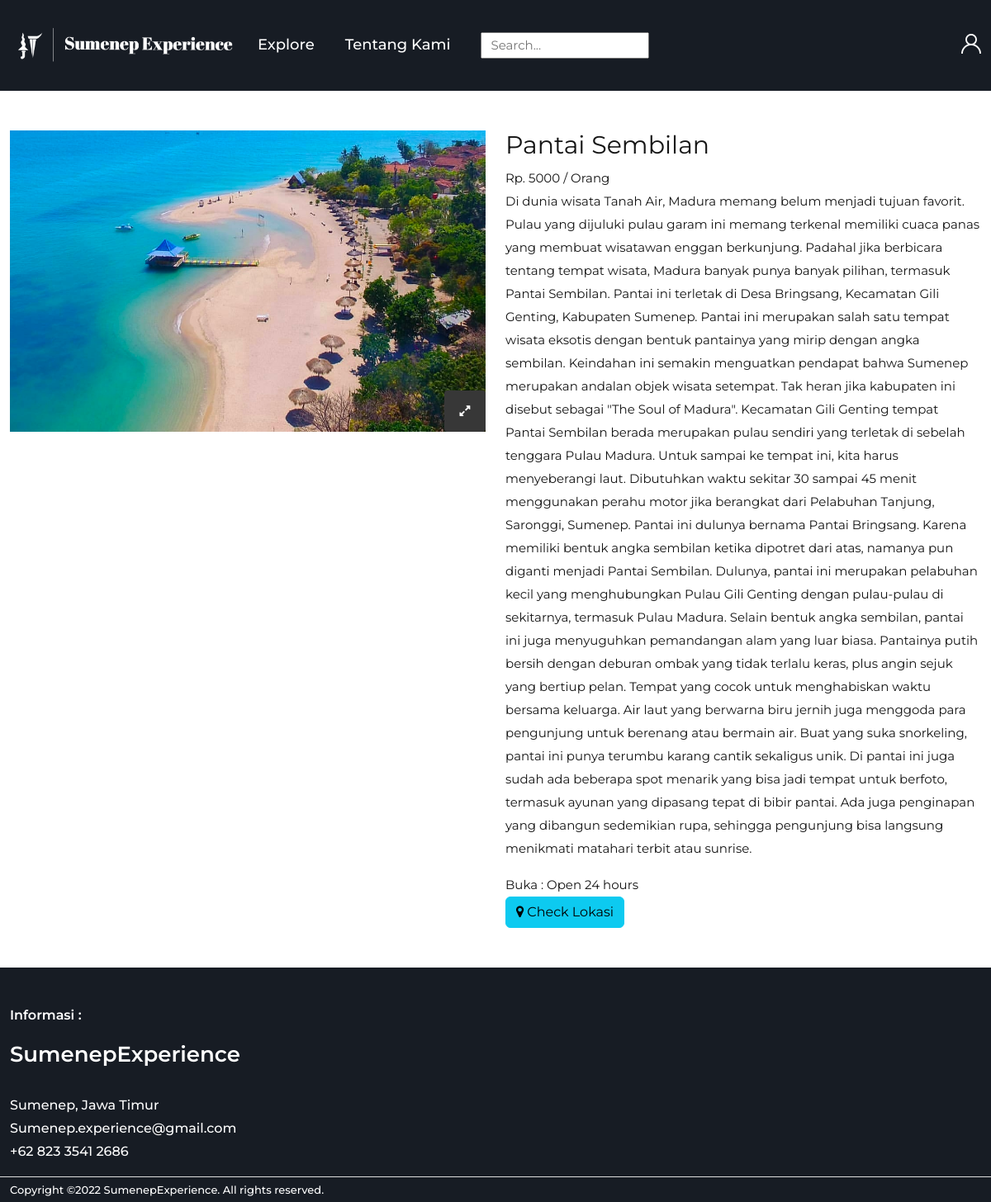
/detail.php?kode_wisata=3, run on the app's committed database.
### tables this page shows
CREATE TABLE `wisata` (
  `kd_wisata` int(11) NOT NULL,
  `nama_wisata` varchar(100) NOT NULL,
  `gambar` varchar(100) NOT NULL,
  `gambar_L` varchar(100) NOT NULL,
  `harga_tiket` int(11) NOT NULL,
  `deskripsi_wisata` text NOT NULL,
  `open_closes` varchar(100) DEFAULT NULL,
  `gmaps` varchar(255) DEFAULT NULL
);

### detail.php (the view, shortened to what this page needs)
<!doctype html>
<html class="no-js" lang="zxx">
<head>
    <link href="https://cdn.jsdelivr.net/npm/bootstrap@5.2.3/dist/css/bootstrap.min.css" rel="stylesheet"
>
    <link rel="stylesheet" href="assets/css/vendor/iconfont.min.css">
    <link rel="stylesheet" href="assets/css/plugins/plugins.css">
    <link rel="stylesheet" href="assets/css/style.css">
</head>
<body>
    <?php
    require 'connect.php';
    if (isset($_GET['kode_wisata'])) {
        $id = $_GET['kode_wisata'];
        $sql = "SELECT * FROM wisata WHERE kd_wisata='$id'";
        $result = mysqli_query($con, $sql);
        $wisata = mysqli_fetch_object($result);
    }
    ?>
    <div id="main-wrapper">
        <?php include "header_web.php" ?>
        <div class="single-product-section section pt-5 pb-5">
            <div class="container">
                <div class="row">
                    <div class="col-12">
                        <div class="shop-area">
                            <div class="row">
                                <div class="col-md-6 pr-35 pr-lg-15 pr-md-15 pr-sm-15 pr-xs-15">
                                    <div class="product-details-left">
                                        <div class="product-details-images">
                                            <div class="lg-image">
                                                <img src="./myimg/sumenep/<?php echo $wisata->gambar; ?>" alt="">
                                                <a href="./myimg/sumenep/<?php echo $wisata->gambar; ?>" class="popup-img venobox" data-gall="myGallery"><i class="fa fa-expand"></i></a>
                                            </div>
                                        </div>
                                    </div>
                                </div>
                                <div class="col-md-6">
                                    <h2><?php echo $wisata->nama_wisata; ?></h2>
                                    <div class="single-product-price">
                                        <span class="price new-price">Rp. <?php echo $wisata->harga_tiket; ?> / Orang</span>
                                    </div>
                                    <div class="product-description">
                                        <p><?php echo $wisata->deskripsi_wisata; ?></p>
                                        <p>Buka : <?php echo $wisata->open_closes ?></p>
                                    </div>
                                    <?php
                                    if (isset($_SESSION['status'])) {
                                        $kode = "?kode_wisata=" . $wisata->kd_wisata;
                                    } else {
                                        $kode = "";
                                    }
                                    ?>
                                    <div class="single-product-quantity">
                                        <form class="add-quantity" action="lokasi.php<?php echo $kode; ?>" method="POST">
                                            <div class="add-to-link">
                                                <button class="btn btn-info">
                                                    <a class="fa fa-map-marker" href="lokasi.php<?php echo $kode; ?>"></a> Check Lokasi</button>
                                            </div>
                                        </form>
                                    </div>
                                </div>
                            </div>
                        </div>
                    </div>
                </div>
            </div>
        </div>
        <?php include "footer.php" ?>
    </div>
</body>
</html>

### header_web.php (shortened to what this page needs)
<header class="header header-transparent header-sticky  d-lg-block d-none">
    <div class="header-deafult-area" style="background-color: #171c24;">
        <div class="container" style="color: white;">
            <div class="row align-items-center">
                <div class="col-xl-3 col-lg-2 col-md-4 col-12">
                    <div class="logo-area">
                        <a href="index.php"><img src="./myimg/Sumenep Experience-logos_white2.png" alt=""></a>
                    </div>
                </div>
                <div class="col-xl-6 col-lg-6 col-md-4 d-none d-lg-block col-12">
                    <div class="header-menu-area text-center" >
                        <nav class="main-menu">
                            <ul>
                                <li><a href="explore.php" style="color: white">Explore</a>
                                </li>
                                <li><a href="about.php" style="color: white">Tentang Kami</a>
                                </li>
                                <li style="height: 110px; display: flex; align-items: center;"><input type="text" name="search" id="search" placeholder="Search..." style="padding: 0 10px;"></li>
                            </ul>
                        </nav>
                    </div>
                </div>
                <div class="col-xl-3 col-lg-4 col-md-5 col-12" >
                    <div class="header-search-cart-area">
                        <ul>
                            <li class="currency-menu"><a href="akun.php"><i class="flaticon-user" style="color: white"></i></a>
                                </li>
                        </ul>
                     </div>
                    </div>
                </div>
            </div>
        </div>
</header>

### footer.php
<footer class="footer-section section bg-gray">
    <div class="footer-top section pt-5 pb-3"
    style="background-color:#171c24; color: white">
        <div class="container">
            <div class="row">
                <div class="footer-widget col-xl-3 col-lg-3 col-md-6 col-sm-6 col-12 mb-40 mb-xs-35">
                    <h4 class="title"><span class="text" style="color: white;">Informasi : </span></h4>
                    <ul class="ft-menu">
                        <h2 style="color: white;">SumenepExperience</h2>
                        <p class="contact-text">Sumenep, Jawa Timur</p>
                        <p class="contact-text">Sumenep.experience@gmail.com</p>
                        <p class="contact-text">+62 823 3541 2686</p>
                    </ul>
                </div>
            </div>
        </div>
    </div>
    <div class="footer-bottom section" style="background-color:#171c24; color: white">
        <div class="container">
            <div class="row no-gutters">
                <div class="col-12 ft-border pt-25 pb-25">
                    <div class="row justify-content-between align-items-center">
                        <div class="col-lg-6 col-md-6 col-sm-12">
                            <div class="copyright text-left">
                                <p>Copyright &copy;2022 <a href="#" style="color: white;">SumenepExperience</a>. All rights reserved.</p>
                            </div>
                        </div>
                    </div>
                </div>
            </div>
        </div>
    </div>
</footer>

### assets/css/style.css (style rules this page uses)
*, *::after, *::before { -webkit-box-sizing: border-box; box-sizing: border-box; }
html, body, .site-wrapper { height: 100%; }
body { background-color: #ffffff; font-size: 15px; line-height: 28px; font-style: normal; font-weight: normal; visibility: visible; font-family: "Montserrat", sans-serif; color: #151515; font-weight: 400; position: relative; }
h1, h2, h3, h4, h5, h6 { font-family: "Montserrat", sans-serif; color: #151515; font-weight: 400; margin-top: 0; line-height: 1.2; }
h2 { font-size: 30px; }
h4 { font-size: 18px; }
p:last-child { margin-bottom: 0; }
a, button { color: inherit; display: inline-block; line-height: inherit; text-decoration: none; cursor: pointer; }
a, button, img, input, span { -webkit-transition: all 0.3s ease 0s; -o-transition: all 0.3s ease 0s; transition: all 0.3s ease 0s; }
button, input[type="submit"] { cursor: pointer; }
ul { list-style: outside none none; margin: 0; padding: 0; }
img { max-width: 100%; }
.section, .main-wrapper { float: left; width: 100%; }
@media (min-width: 1200px) { .container { max-width: 1200px; } }
.no-gutters { margin-left: 0; margin-right: 0; }
.no-gutters > .col, .no-gutters > [class*="col-"] { padding-right: 0; padding-left: 0; margin: 0 !important; }
header.header { background-color: #ffffff; position: static; left: 0; top: 0; width: 100%; z-index: 999; }
.header-search-cart-area { text-align: right; }
.header-search-cart-area > ul > li { display: inline-block; list-style: none; position: relative; }
.main-menu > ul { display: -webkit-box; display: -webkit-flex; display: -ms-flexbox; display: flex; }
.main-menu > ul > li { position: relative; }
.main-menu > ul > li > a { font-size: 18px; line-height: 24px; font-weight: 500; font-family: "Montserrat", sans-serif; color: #151515; text-transform: capitalize; display: block; padding: 42px 0 42px 0; margin: 0 37px 0 0; position: relative; text-align: left; }
a.popup-img { position: absolute; bottom: 0; right: 0; width: 50px !important; height: 50px; line-height: 50px; text-align: center; background: #373737; color: #fff; border-radius: 4px; z-index: 9; }
.footer-widget .title { display: -webkit-box; display: -webkit-flex; display: -ms-flexbox; display: flex; -webkit-flex-wrap: wrap; -ms-flex-wrap: wrap; flex-wrap: wrap; -webkit-box-align: center; -webkit-align-items: center; -ms-flex-align: center; align-items: center; font-size: 16px; font-weight: 600; white-space: nowrap; text-transform: capitalize; margin-bottom: 20px; }
.footer-widget h2 { font-size: 26px; font-weight: 600; line-height: 36px; margin-bottom: 30px; }
.footer-widget p { font-size: 13px; line-height: 18px; font-weight: 500; margin-bottom: 0; }
.footer-widget .contact-text { font-size: 16px; font-weight: 500; line-height: 28px; }
.footer-widget > .ft-menu { display: inline-block; }
.footer-bottom { border-top: 1px solid #dddddd; }
.copyright p { line-height: 30px; font-size: 13px; font-weight: 500; }
.copyright p a { color: #151515; }

### data on the page
wisata: gambar (picture), nama_wisata "Pantai Sembilan", harga_tiket "5000", deskripsi_wisata "Di dunia wisata Tanah Air, Madura memang belum menjadi tujuan favorit. Pulau yang dijuluki pulau garam ini memang terkenal memiliki cuaca panas yang membuat wisatawan enggan berkunjung. Padahal jika berbicara tentang tempat wisata, Madura banyak punya banyak pilihan, termasuk Pantai Sembilan. Pantai ini terletak di Desa Bringsang, Kecamatan Gili Genting, Kabupaten Sumenep. Pantai ini merupakan salah satu tempat wisata eksotis dengan bentuk pantainya yang mirip dengan angka sembilan. Keindahan ini semakin menguatkan pendapat bahwa Sumenep merupakan andalan objek wisata setempat. Tak heran jika kabupaten ini disebut sebagai \"The Soul of Madura\". Kecamatan Gili Genting tempat Pantai Sembilan…", open_closes "Open 24 hours"
